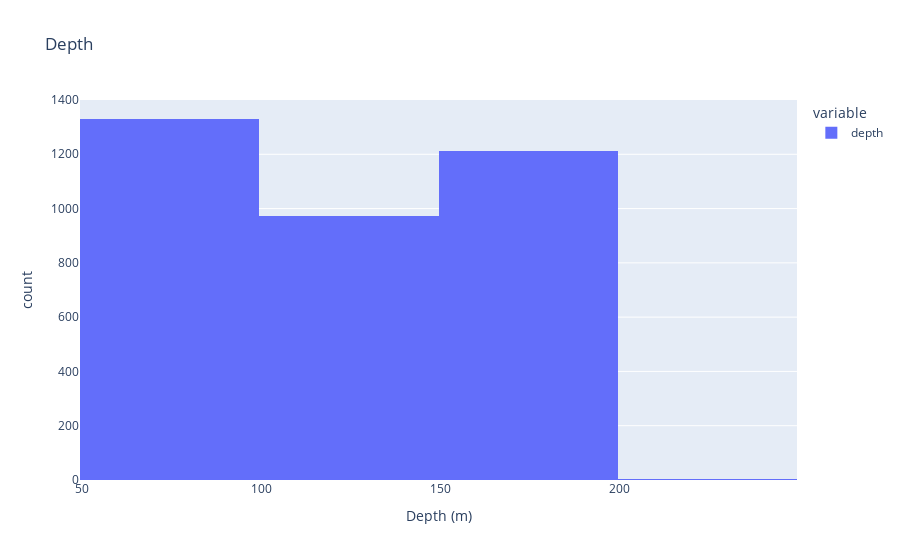

Here is the notebook cell this chart was saved with:
### Code cell
raw_data["depth"].astype(float).plot.hist(title="Depth", labels=dict(value="Depth (m)"))

### Figure 1 — Plotly figure (JSON) as saved in the notebook; plotly's stock layout.template omitted (floating-point values rounded to 4 significant figures; data arrays with more than 128 entries replaced by an {"elided": "..."} marker saying what was removed)
{"data": [{"alignmentgroup": "True", "bingroup": "x", "hovertemplate": "variable=depth<br>Depth (m)=%{x}<br>count=%{y}<extra></extra>", "legendgroup": "depth", "marker": {"color": "#636efa", "pattern": {"shape": ""}}, "name": "depth", "offsetgroup": "depth", "orientation": "v", "showlegend": true, "type": "histogram", "x": {"elided": "3514 int values"}, "xaxis": "x", "yaxis": "y"}], "layout": {"barmode": "relative", "legend": {"title": {"text": "variable"}, "tracegroupgap": 0}, "title": {"text": "Depth"}, "xaxis": {"anchor": "y", "domain": [0, 1], "title": {"text": "Depth (m)"}}, "yaxis": {"anchor": "x", "domain": [0, 1], "title": {"text": "count"}}}}
